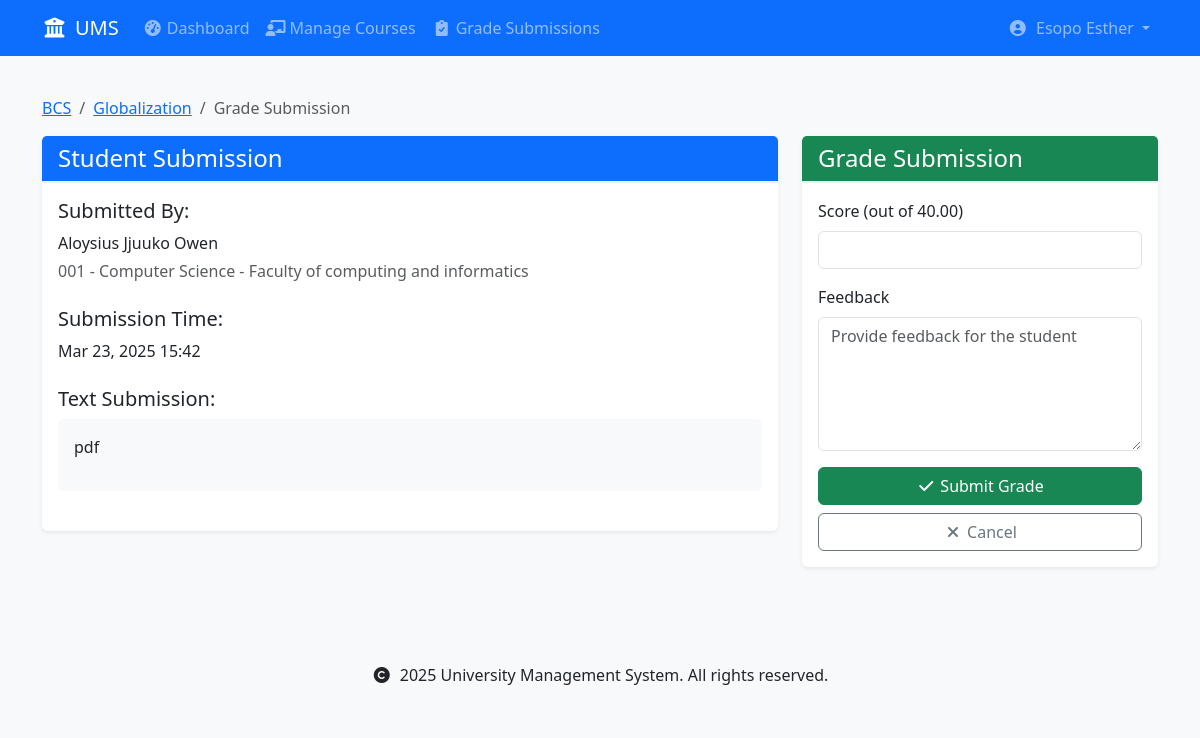
Screenshot of /assignments/submission/1/grade/ (signed in) with the database file from the repository.
### accounts/models.py (models this page shows, shortened)
class User(AbstractUser):
    USER_TYPE_CHOICES = [
        ('student', 'Student'),
        ('lecturer', 'Lecturer'),
    ]
    user_type = models.CharField(max_length=10, choices=USER_TYPE_CHOICES)
    registration_number = models.CharField(max_length=20, unique=True, null=True, blank=True)
    staff_number = models.CharField(max_length=20, unique=True, null=True, blank=True)
    department = models.ForeignKey('schools.Department', on_delete=models.SET_NULL, null=True)
    class Meta:
        db_table = 'accounts_user'
        verbose_name = 'User'
        verbose_name_plural = 'Users'
    def is_student(self):
        return self.user_type == 'student'
    def is_lecturer(self):
        return self.user_type == 'lecturer'

### assignments/models.py (models this page shows, shortened)
class Submission(models.Model):
    assignment = models.ForeignKey(
        Assignment,
        on_delete=models.CASCADE,
        related_name='submissions'
    )
    student = models.ForeignKey(
        settings.AUTH_USER_MODEL,
        on_delete=models.CASCADE,
        related_name='submissions',
        limit_choices_to={'user_type': 'student'}
    )
    content = models.TextField(
        help_text="Your response to the assignment",
        blank=True
    )
    file = models.FileField(
        upload_to=submission_file_path,
        null=True,
        blank=True,
        help_text="Upload your assignment file (PDF format only)",
    )
    submitted_at = models.DateTimeField(auto_now_add=True)
    marks = models.DecimalField(
        max_digits=5,
        decimal_places=2,
        null=True,
        blank=True,
        validators=[MinValueValidator(0)]
    )
    feedback = models.TextField(blank=True)
    graded_by = models.ForeignKey(
        settings.AUTH_USER_MODEL,
        on_delete=models.SET_NULL,
        null=True,
        blank=True,
        related_name='graded_submissions',
        limit_choices_to={'user_type': 'lecturer'}
    )
    graded_at = models.DateTimeField(null=True, blank=True)
    class Meta:
        unique_together = ['assignment', 'student']
        ordering = ['-submitted_at']
    def is_late(self):
        return self.submitted_at > self.assignment.due_date

class Assignment(models.Model):
    title = models.CharField(max_length=200)
    course = models.ForeignKey(
        'courses.Course',
        on_delete=models.CASCADE,
        related_name='assignments'
    )
    description = models.TextField()
    due_date = models.DateTimeField()
    total_marks = models.DecimalField(
        max_digits=5,
        decimal_places=2,
        validators=[MinValueValidator(0)]
    )
    created_at = models.DateTimeField(auto_now_add=True)
    created_by = models.ForeignKey(
        settings.AUTH_USER_MODEL,
        on_delete=models.CASCADE,
        related_name='created_assignments'
    )
    class Meta:
        ordering = ['-due_date']

### courses/models.py (models this page shows, shortened)
class Course(models.Model):
    code = models.CharField(max_length=10, unique=True)
    name = models.CharField(max_length=100)
    department = models.ForeignKey(
        'schools.Department',
        on_delete=models.CASCADE,
        related_name='courses'
    )
    lecturer = models.ForeignKey(
        settings.AUTH_USER_MODEL,
        on_delete=models.SET_NULL,  # Changed from CASCADE to SET_NULL
        related_name='courses_teaching',
        limit_choices_to={'user_type': 'lecturer'},
        null=True  # Allow null for existing records
    )
    description = models.TextField(blank=True)
    credits = models.PositiveIntegerField(
        validators=[MinValueValidator(1), MaxValueValidator(6)],
        default=3  # Default number of credits
    )
    is_active = models.BooleanField(default=True)
    created_at = models.DateTimeField(auto_now_add=True)
    updated_at = models.DateTimeField(auto_now=True)
    class Meta:
        ordering = ['department', 'code']
        unique_together = ['department', 'code']

### schools/models.py (models this page shows, shortened)
class Department(models.Model):
    name = models.CharField(max_length=100)
    code = models.CharField(max_length=10, unique=True)
    school = models.ForeignKey(School, on_delete=models.CASCADE, related_name='departments')
    description = models.TextField(blank=True)
    required_courses = models.ManyToManyField('courses.Course', related_name='required_by_departments', blank=True)
    created_at = models.DateTimeField(auto_now_add=True)
    updated_at = models.DateTimeField(auto_now=True)
    def __str__(self):
        return f"{self.name} - {self.school.name}"
    class Meta:
        ordering = ['school__name', 'name']
        unique_together = ['school', 'code']  # Ensure unique department codes within each school

class School(models.Model):
    name = models.CharField(max_length=100)
    code = models.CharField(max_length=10, unique=True)
    description = models.TextField(blank=True)
    created_at = models.DateTimeField(auto_now_add=True)
    updated_at = models.DateTimeField(auto_now=True)
    class Meta:
        ordering = ['name']

### assignments/views.py (the view)
# urls.py: path('submission/<int:pk>/grade/', views.grade_submission, name='grade_submission'),
@login_required
def grade_submission(request, pk):
    submission = get_object_or_404(
        Submission.objects.select_related('assignment', 'student', 'assignment__course'),
        pk=pk
    )
    if request.user != submission.assignment.course.lecturer:
        messages.error(request, 'You do not have permission to grade this submission.')
        return redirect('assignments:submission_detail', pk=pk)
    if request.method == 'POST':
        form = GradingForm(submission.assignment, request.POST, instance=submission)
        if form.is_valid():
            submission = form.save(commit=False)
            submission.graded_by = request.user
            submission.graded_at = timezone.now()
            submission.save()
            messages.success(request, 'Submission graded successfully.')
            return redirect('assignments:submission_detail', pk=pk)
    else:
        form = GradingForm(submission.assignment, instance=submission)
    return render(request, 'assignments/grade_submission.html', {
        'form': form,
        'submission': submission
    })

### assignments/forms.py (shortened to what this page needs)
class GradingForm(forms.ModelForm):
    class Meta:
        model = Submission
        fields = ['marks', 'feedback']
        widgets = {
            'marks': forms.NumberInput(
                attrs={
                    'class': 'form-control',
                    'step': '0.1',
                    'min': '0'
                }
            ),
            'feedback': forms.Textarea(
                attrs={
                    'class': 'form-control',
                    'rows': 4,
                    'placeholder': 'Provide feedback for the student'
                }
            )
        }
    def __init__(self, assignment, *args, **kwargs):
        super().__init__(*args, **kwargs)
        self.assignment = assignment
        self.fields['marks'].widget.attrs['max'] = assignment.total_marks

### templates/assignments/grade_submission.html (shortened to what this page needs)
{% extends 'base.html' %}
{% load custom_filters %}
{% block content %}
<div class="container">
    <nav aria-label="breadcrumb" class="mt-3">
        <ol class="breadcrumb">
            <li class="breadcrumb-item">
                <a href="{% url 'courses:course_detail' submission.assignment.course.id %}">
                    {{ submission.assignment.course.code }}
                </a>
            </li>
            <li class="breadcrumb-item">
                <a href="{% url 'assignments:assignment_detail' submission.assignment.id %}">
                    {{ submission.assignment.title }}
                </a>
            </li>
            <li class="breadcrumb-item active">Grade Submission</li>
        </ol>
    </nav>
    <div class="row">
        <div class="col-md-8">
            <div class="card mb-4">
                <div class="card-header bg-primary text-white">
                    <h2 class="card-title h4 mb-0">Student Submission</h2>
                </div>
                <div class="card-body">
                    <div class="mb-4">
                        <h5>Submitted By:</h5>
                        <p class="mb-1">{{ submission.student.get_full_name }}</p>
                        <p class="text-muted mb-0">
                            {{ submission.student.registration_number }} -
                            {{ submission.student.department }}
                        </p>
                    </div>
                    <div class="mb-4">
                        <h5>Submission Time:</h5>
                        <p class="mb-0">
                            {{ submission.submitted_at|date:"M d, Y H:i" }}
                        </p>
                    </div>
                    {% if submission.content %}
                        <div class="mb-4">
                            <h5>Text Submission:</h5>
                            <div class="p-3 bg-light rounded">
                                {{ submission.content|linebreaks }}
                            </div>
                        </div>
                    {% endif %}
                </div>
            </div>
        </div>
        <div class="col-md-4">
            <div class="card">
                <div class="card-header bg-success text-white">
                    <h2 class="card-title h4 mb-0">Grade Submission</h2>
                </div>
                <div class="card-body">
                    <form method="post">
                        <div class="mb-3">
                            <label for="{{ form.marks.id_for_label }}" class="form-label">
                                Score (out of {{ submission.assignment.total_marks }})
                            </label>
                            <input type="number" name="{{ form.marks.name }}"
                                   class="form-control {% if form.marks.errors %}is-invalid{% endif %}"
                                   id="{{ form.marks.id_for_label }}"
                                   min="0"
                                   max="{{ submission.assignment.total_marks }}"
                                   step="0.1"
                                   required>
                        </div>
                        <div class="mb-3">
                            <label for="{{ form.feedback.id_for_label }}" class="form-label">Feedback</label>
                            <textarea name="{{ form.feedback.name }}"
                                    class="form-control {% if form.feedback.errors %}is-invalid{% endif %}"
                                    id="{{ form.feedback.id_for_label }}"
                                    rows="5"
                                    placeholder="Provide feedback for the student"></textarea>
                        </div>
                        <div class="d-grid gap-2">
                            <button type="submit" class="btn btn-success">
                                <i class="fas fa-check me-1"></i>Submit Grade
                            </button>
                            <a href="{% url 'assignments:assignment_detail' submission.assignment.id %}"
                               class="btn btn-outline-secondary">
                                <i class="fas fa-times me-1"></i>Cancel
                            </a>
                        </div>
                    </form>
                </div>
            </div>
        </div>
    </div>
</div>
{% endblock %}

### templates/base.html (shortened to what this page needs)
{% load static %}
<!DOCTYPE html>
<html lang="en">
<head>
    <link href="https://cdn.jsdelivr.net/npm/bootstrap@5.3.0/dist/css/bootstrap.min.css" rel="stylesheet">
    <link href="https://cdnjs.cloudflare.com/ajax/libs/font-awesome/6.0.0/css/all.min.css" rel="stylesheet">
    <link href="{% static 'css/custom.css' %}" rel="stylesheet">
</head>
<body>
    <nav class="navbar navbar-expand-lg navbar-dark bg-primary">
        <div class="container">
            <a class="navbar-brand" href="{% url 'home' %}">
                <i class="fas fa-university me-2"></i>UMS
            </a>
            <div class="collapse navbar-collapse" id="navbarNav">
                <ul class="navbar-nav me-auto">
                    {% if user.is_authenticated %}
                        {% if user.is_student %}
                            <li class="nav-item">
                                <a class="nav-link" href="{% url 'accounts:student_dashboard' %}">
                                    <i class="fas fa-tachometer-alt me-1"></i>Dashboard
                                </a>
                            </li>
                            <li class="nav-item">
                                <a class="nav-link" href="{% url 'courses:my_courses' %}">
                                    <i class="fas fa-book me-1"></i>My Courses
                                </a>
                            </li>
                            <li class="nav-item">
                                <a class="nav-link" href="{% url 'assignments:assignment_list' %}">
                                    <i class="fas fa-tasks me-1"></i>Assignments
                                </a>
                            </li>
                            <li class="nav-item">
                                <a class="nav-link" href="{% url 'assignments:my_submissions' %}">
                                    <i class="fas fa-file-alt me-1"></i>My Submissions
                                </a>
                            </li>
                        {% elif user.is_lecturer %}
                            <li class="nav-item">
                                <a class="nav-link" href="{% url 'accounts:lecturer_dashboard' %}">
                                    <i class="fas fa-tachometer-alt me-1"></i>Dashboard
                                </a>
                            </li>
                            <li class="nav-item">
                                <a class="nav-link" href="{% url 'courses:teaching_courses' %}">
                                    <i class="fas fa-chalkboard-teacher me-1"></i>Manage Courses
                                </a>
                            </li>
                            <li class="nav-item">
                                <a class="nav-link" href="{% url 'assignments:pending_submissions' %}">
                                    <i class="fas fa-clipboard-check me-1"></i>Grade Submissions
                                </a>
                            </li>
                        {% endif %}
                    {% endif %}
                </ul>
                <ul class="navbar-nav">
                    {% if user.is_authenticated %}
                        <li class="nav-item dropdown">
                            <a class="nav-link dropdown-toggle" href="#" id="userDropdown" role="button"
                               data-bs-toggle="dropdown" aria-expanded="false">
                                <i class="fas fa-user-circle me-1"></i>
                                {{ user.get_full_name|default:user.username }}
                            </a>
                        </li>
                    {% endif %}
                </ul>
            </div>
        </div>
    </nav>
    <main class="py-4">
        {% block content %}
        {% endblock %}
    </main>
    <footer class="bg-light py-4 mt-5">
        <div class="container text-center">
            <p class="mb-0">
                <i class="fas fa-copyright me-1"></i>
                {% now "Y" %} University Management System. All rights reserved.
            </p>
        </div>
    </footer>
</body>
</html>

### static/css/custom.css (style rules this page uses)
body { background-color: #f8f9fa; }
.card { border: none; box-shadow: 0 0.125rem 0.25rem rgba(0, 0, 0, 0.075); transition: transform 0.2s; }
.card-header { background-color: #fff; border-bottom: 2px solid #f0f0f0; }
.fas { width: 1.25em; text-align: center; }

### rows the page displays
User: get_full_name "Esopo Esther"
Submission: assignment.course.code "BCS", assignment "Globalization", student.get_full_name "Aloysius Jjuuko Owen", student.registration_number "001", student.department "Computer Science - Faculty of computing and informatics", submitted_at "Mar 23, 2025 15:42", content "pdf", assignment.total_marks "40.00"
